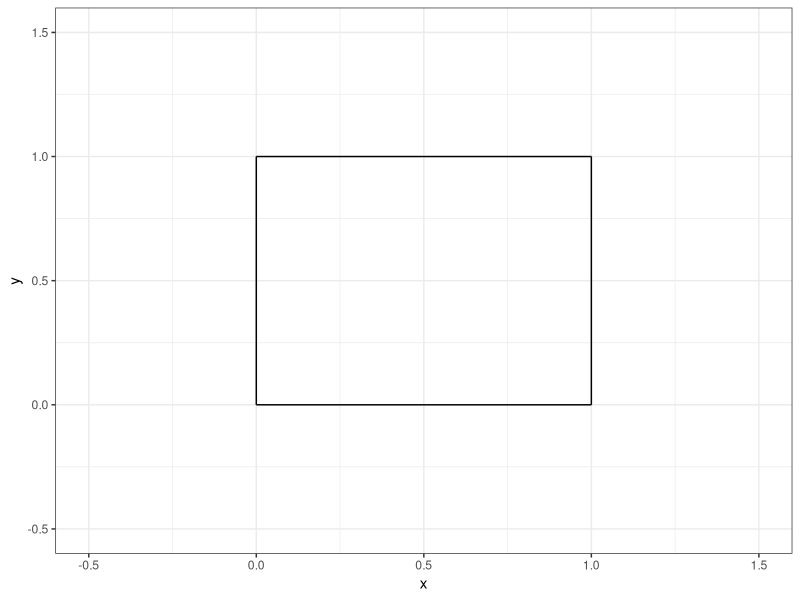
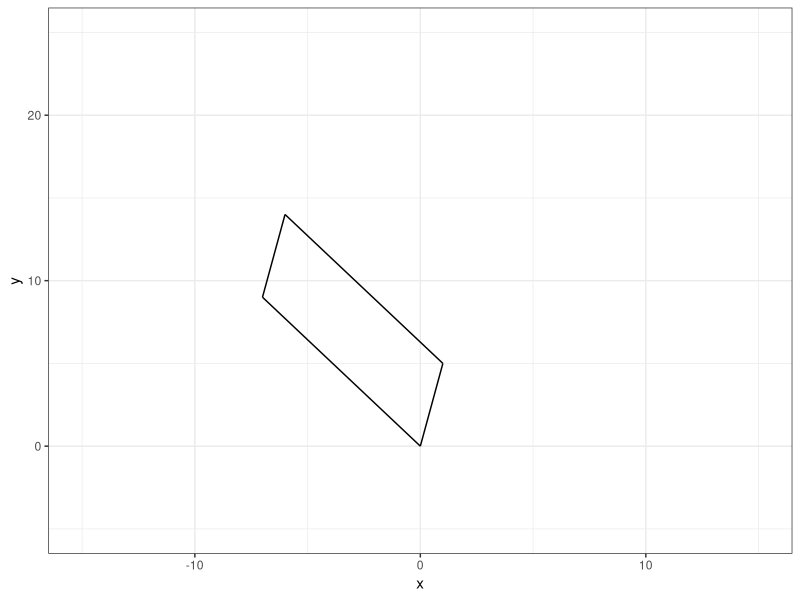
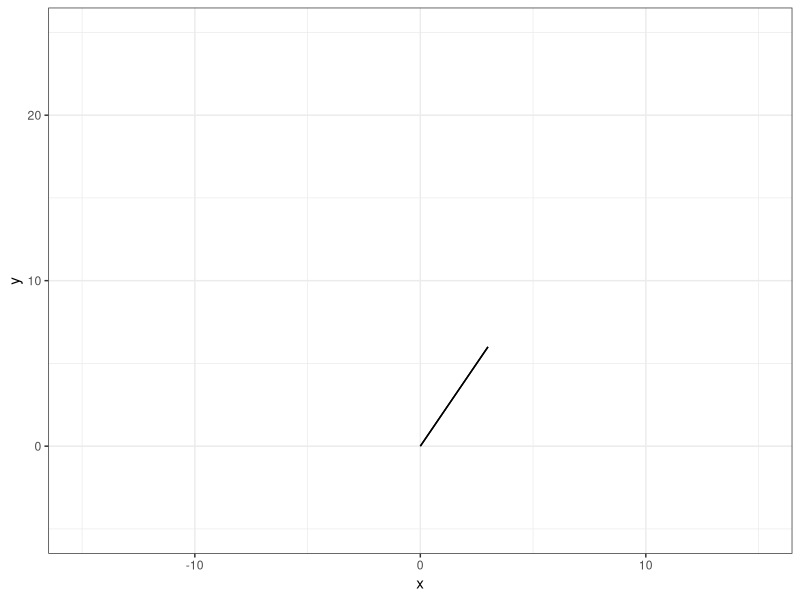
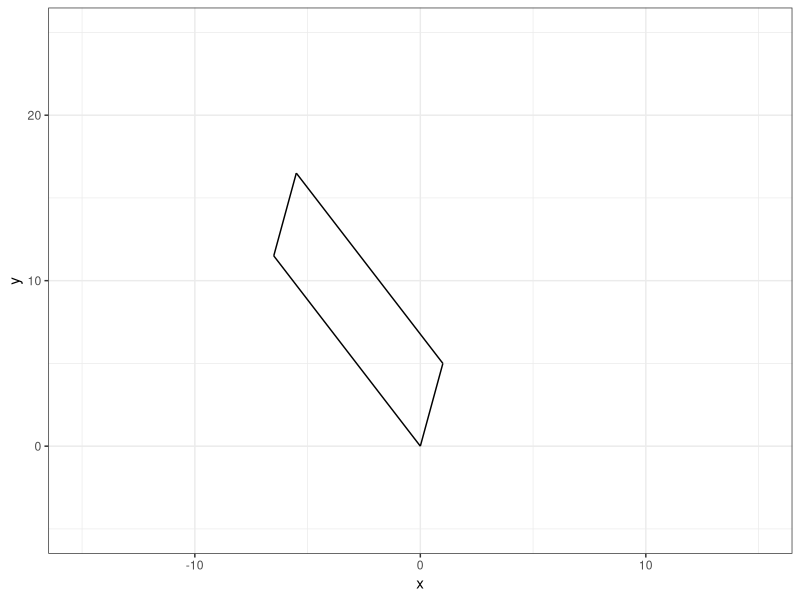
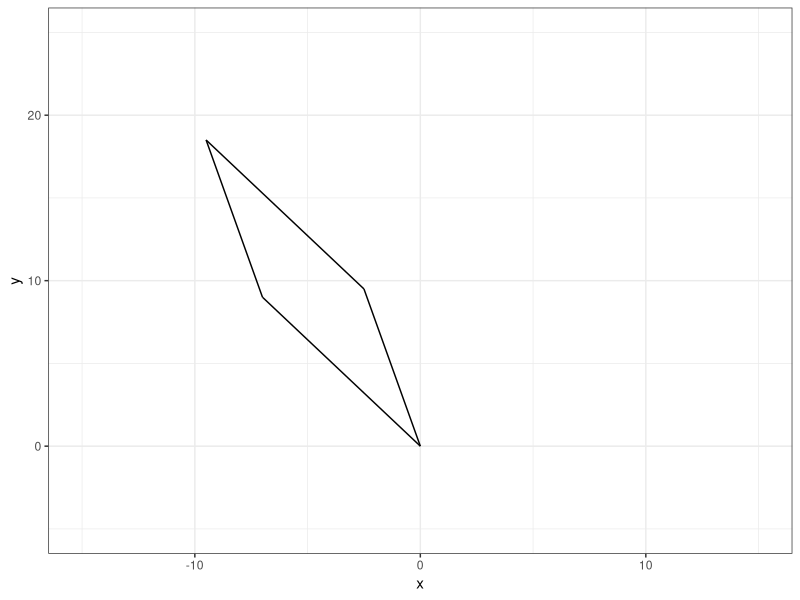
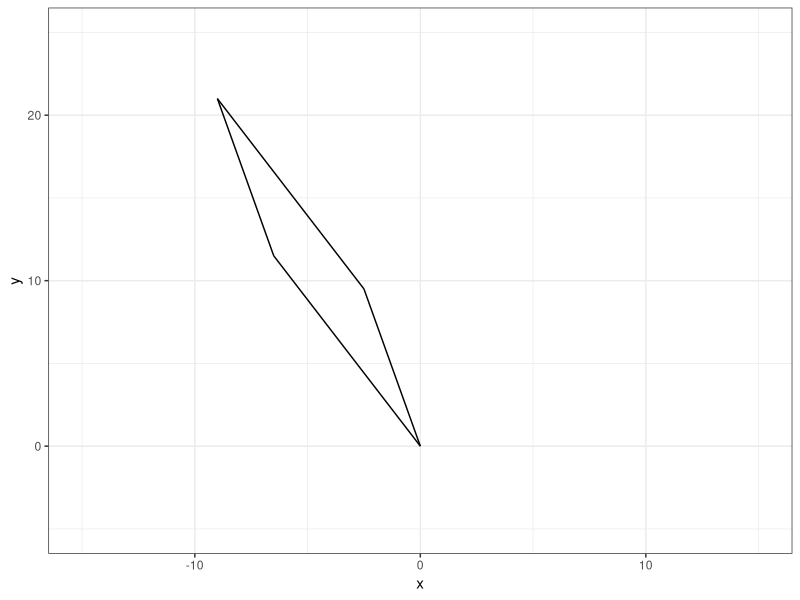
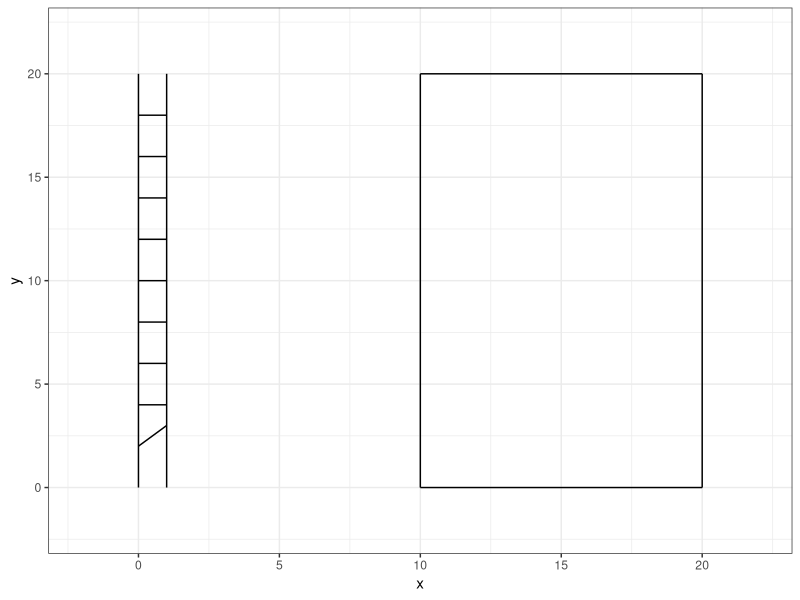
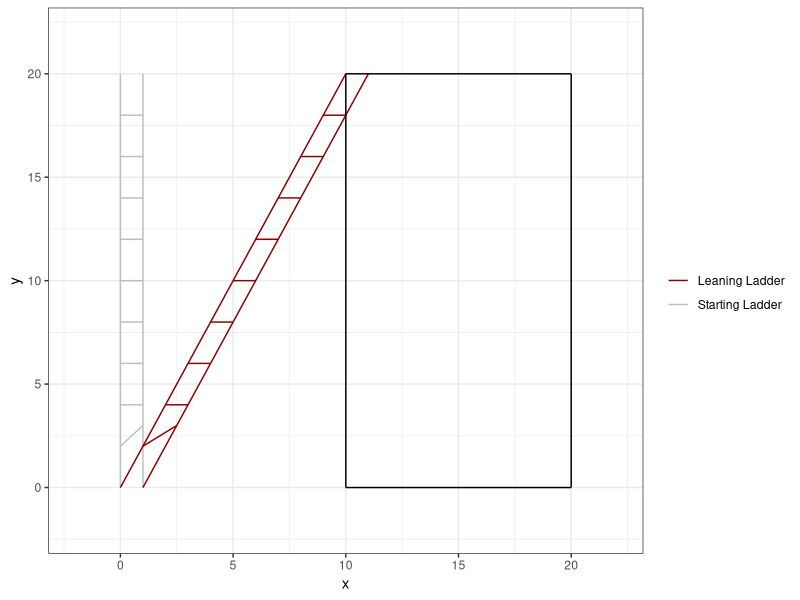

The R script that drew these images, in order:
## ---- chunk 1
#| echo: false

default_chunk_hook  <- knitr::knit_hooks$get("chunk")

latex_font_size <- c("Huge", "huge", "LARGE", "Large", 
                     "large", "normalsize", "small", 
                     "footnotesize", "scriptsize", "tiny")

knitr::knit_hooks$set(chunk = function(x, options) {
  x <- default_chunk_hook(x, options)
  if(options$size %in% latex_font_size) {
    paste0("\n \\", options$size, "\n\n", 
      x, 
      "\n\n \\normalsize"
    )
  } else {
    x
  }
})

## ---- chunk 2
#| label: load-packages
#| include: false
library(tidyverse)
## ---- chunk 3
#| label: fig-unitsquare
#| fig-cap: "The unit square."
#| fig-width: 3
#| fig-height: 3
#| scale: "80%"
#| fig-align: "center"
#| size: "scriptsize"
p0 <- c(0, 0)
p1 <- c(1, 0)
p2 <- c(1, 1)
p3 <- c(0, 1)
ggplot() +
  geom_segment(aes(x = p0[1], y = p0[2], xend = p1[1], yend = p1[2])) +
  geom_segment(aes(x = p1[1], y = p1[2], xend = p2[1], yend = p2[2])) +
  geom_segment(aes(x = p2[1], y = p2[2], xend = p3[1], yend = p3[2])) +
  geom_segment(aes(x = p3[1], y = p3[2], xend = p0[1], yend = p0[2])) +
  theme_bw() +
  xlim(-0.5, 1.5) +
  ylim(-0.5, 1.5) +
  labs(x = "x", y = "y")
## ---- chunk 4
(A=matrix(data=c(1,5,-7,9), 
          nrow=2, ncol=2))
## ---- chunk 5
(M=matrix(data=c(1,0,0,1), 
          nrow=2, ncol=2))
## ---- chunk 6
(T=(A %*% M))
## ---- chunk 7
(basis.vector.1=T[,1])
(basis.vector.2=T[,2])
## ---- chunk 8
basis.vector.1+basis.vector.2
## ---- chunk 9
p0=c(0,0)
p1=c(1,5)
p2=c(-6,14)
p3=c(-7,9)
## ---- chunk 10
#| label: fig-unitsquare1e
#| fig-cap: "Figure 1e."
#| fig-width: 3
#| fig-height: 3
#| scale: "80%"
#| fig-align: "center"
#| size: "scriptsize"
ggplot() +
  geom_segment(aes(x = p0[1], y = p0[2], xend = p1[1], yend = p1[2])) +
  geom_segment(aes(x = p1[1], y = p1[2], xend = p2[1], yend = p2[2])) +
  geom_segment(aes(x = p2[1], y = p2[2], xend = p3[1], yend = p3[2])) +
  geom_segment(aes(x = p3[1], y = p3[2], xend = p0[1], yend = p0[2])) +
  theme_bw() +
  xlim(-15, 15) +
  ylim(-5,25) +
  labs(x = "x", y = "y")
## ---- chunk 11
(det(A))
## ---- chunk 12
(A=matrix(data=c(1,2,2,4), 
          nrow=2, ncol=2))
## ---- chunk 13
(T=(A %*% M))
## ---- chunk 14
(basis.vector.1=T[,1])
(basis.vector.2=T[,2])
## ---- chunk 15
p0=c(0,0)
p1=basis.vector.1
p3=basis.vector.2
p2=(p1+p3)

#| label: fig-unitsquare2e
#| fig-cap: "Figure 2e."
#| fig-width: 3
#| fig-height: 3
#| scale: "80%"
#| fig-align: "center"
#| size: "scriptsize"
ggplot() +
  geom_segment(aes(x = p0[1], y = p0[2], xend = p1[1], yend = p1[2])) +
  geom_segment(aes(x = p1[1], y = p1[2], xend = p2[1], yend = p2[2])) +
  geom_segment(aes(x = p2[1], y = p2[2], xend = p3[1], yend = p3[2])) +
  geom_segment(aes(x = p3[1], y = p3[2], xend = p0[1], yend = p0[2])) +
  theme_bw() +
  xlim(-15, 15) +
  ylim(-5,25) +
  labs(x = "x", y = "y")
## ---- chunk 16
(det(A))
## ---- chunk 17
M_v=matrix(data=c(1,0,0.5,1),
        nrow=2,ncol=2)
A=matrix(data=c(1,5,-7,9),
        nrow=2,ncol=2)
## ---- chunk 18
T=(A %*% M_v)
basis.vector.1=T[,1]
basis.vector.2=T[,2]
p0=c(0,0)
p1=basis.vector.1
p3=basis.vector.2
p2=(p1+p3)
## ---- chunk 19
(det(M_v))
(det(T))
## ---- chunk 20
#| label: fig-unitsquare3a
#| fig-cap: "Figure 3a."
#| fig-width: 3
#| fig-height: 3
#| scale: "80%"
#| fig-align: "center"
#| size: "scriptsize"
ggplot() +
  geom_segment(aes(x = p0[1], y = p0[2], xend = p1[1], yend = p1[2])) +
  geom_segment(aes(x = p1[1], y = p1[2], xend = p2[1], yend = p2[2])) +
  geom_segment(aes(x = p2[1], y = p2[2], xend = p3[1], yend = p3[2])) +
  geom_segment(aes(x = p3[1], y = p3[2], xend = p0[1], yend = p0[2])) +
  theme_bw() +
  xlim(-15, 15) +
  ylim(-5,25) +
  labs(x = "x", y = "y")
## ---- chunk 21
M_h=matrix(data=c(1,0.5,0,1),
        nrow=2,ncol=2)
A=matrix(data=c(1,5,-7,9),
        nrow=2,ncol=2)
T=(A %*% M_h)
basis.vector.1=T[,1]
basis.vector.2=T[,2]
p0=c(0,0)
p1=basis.vector.1
p3=basis.vector.2
p2=(p1+p3)

#| label: fig-unitsquare3b
#| fig-cap: "Figure 3b."
#| fig-width: 3
#| fig-height: 3
#| scale: "80%"
#| fig-align: "center"
#| size: "scriptsize"
ggplot() +
  geom_segment(aes(x = p0[1], y = p0[2], xend = p1[1], yend = p1[2])) +
  geom_segment(aes(x = p1[1], y = p1[2], xend = p2[1], yend = p2[2])) +
  geom_segment(aes(x = p2[1], y = p2[2], xend = p3[1], yend = p3[2])) +
  geom_segment(aes(x = p3[1], y = p3[2], xend = p0[1], yend = p0[2])) +
  theme_bw() +
  xlim(-15, 15) +
  ylim(-5,25) +
  labs(x = "x", y = "y")
## ---- chunk 22
(det(T))
## ---- chunk 23
M_vh=matrix(data=c(1,0.5,0.5,1),
        nrow=2,ncol=2)
A=matrix(data=c(1,5,-7,9),
        nrow=2,ncol=2)
## ---- chunk 24
T=(A %*% M_vh)
basis.vector.1=T[,1]
basis.vector.2=T[,2]
p0=c(0,0)
p1=basis.vector.1
p3=basis.vector.2
p2=(p1+p3)
## ---- chunk 25
#| label: fig-unitsquare3b
#| fig-cap: "Figure 3b."
#| fig-width: 3
#| fig-height: 3
#| scale: "80%"
#| fig-align: "center"
#| size: "scriptsize"
ggplot() +
  geom_segment(aes(x = p0[1], y = p0[2], xend = p1[1], yend = p1[2])) +
  geom_segment(aes(x = p1[1], y = p1[2], xend = p2[1], yend = p2[2])) +
  geom_segment(aes(x = p2[1], y = p2[2], xend = p3[1], yend = p3[2])) +
  geom_segment(aes(x = p3[1], y = p3[2], xend = p0[1], yend = p0[2])) +
  theme_bw() +
  xlim(-15, 15) +
  ylim(-5,25) +
  labs(x = "x", y = "y")
## ---- chunk 26
(det(T))
## ---- chunk 27
(ladder=data.frame(x=c(0,0,1,1,0,1,0,1,0,1,0,1,0,1,0,1,0,1,0,1,0,1),y=c(0,20,0,20,2,3,4,4,6,6,8,8,10,10,12,12,14,14,16,16,18,18),group=c(1,1,2,2,3,3,4,4,5,5,6,6,7,7,8,8,9,9,10,10,11,11)))
## ---- chunk 28
#| label: fig-ladder
#| fig-cap: "A ladder."
#| fig-width: 3
#| fig-height: 3
#| scale: "80%"
#| fig-align: "center"
#| size: "scriptsize"
ggplot() +
  geom_path(data = ladder, 
              aes(x = x, y = y, group = group)) +
                  geom_segment(aes(x = 10, xend = 10,
                   y=0, yend = 20))+
  geom_segment(aes(x = 10, xend = 20,
                   y=20, yend = 20))+
  geom_segment(aes(x = 20, xend = 20,
                   y=0, yend = 20))+
  geom_segment(aes(x = 10, xend = 20,
                   y=0, yend = 0)) +
  theme_bw() +
  xlim(-2,22) +
  ylim(-2,22)
## ---- chunk 29
A=as.matrix(ladder[c("x","y")])
M=matrix(data=c(1,0.5,0,1),
        nrow=2,ncol=2)
(T=(A%*%M))
## ---- chunk 30
(leaning.ladder=data.frame(x=T[,1],y=T[,2],group=ladder[,3]))
## ---- chunk 31
#| label: fig-ladder2
#| fig-cap: "A ladder and a leaning ladder."
#| fig-width: 3
#| fig-height: 3
#| scale: "80%"
#| fig-align: "center"
#| size: "scriptsize"
ggplot() +
  geom_path(data = ladder, 
              aes(x = x, y = y, group = group, color = "Starting Ladder")) +
  geom_path(data = leaning.ladder, 
              aes(x = x, y = y, group = group, color = "Leaning Ladder")) +
  geom_segment(aes(x = 10, xend = 10,
                   y=0, yend = 20))+
  geom_segment(aes(x = 10, xend = 20,
                   y=20, yend = 20))+
  geom_segment(aes(x = 20, xend = 20,
                   y=0, yend = 20))+
  geom_segment(aes(x = 10, xend = 20,
                   y=0, yend = 0)) +
  theme_bw() +
  xlim(-2,22) +
  ylim(-2,22) +
  scale_color_manual("", values=c("darkred", "grey"))

